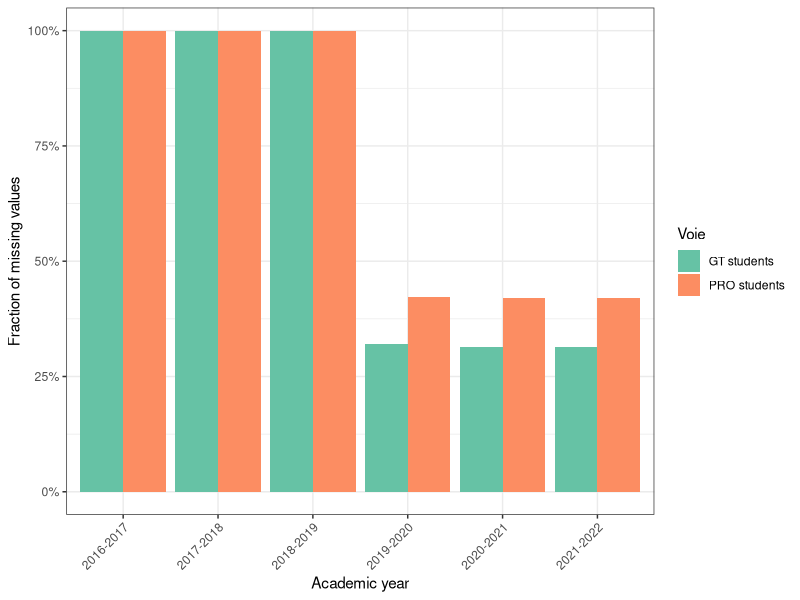
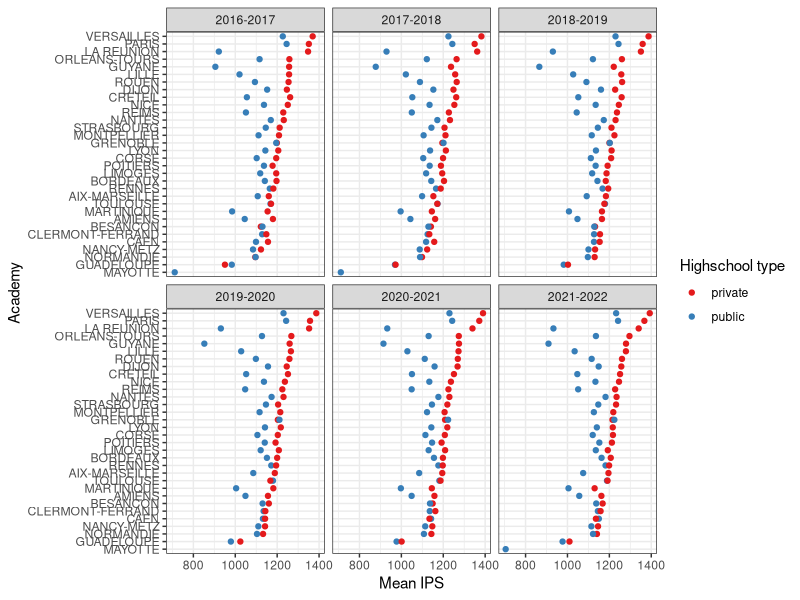
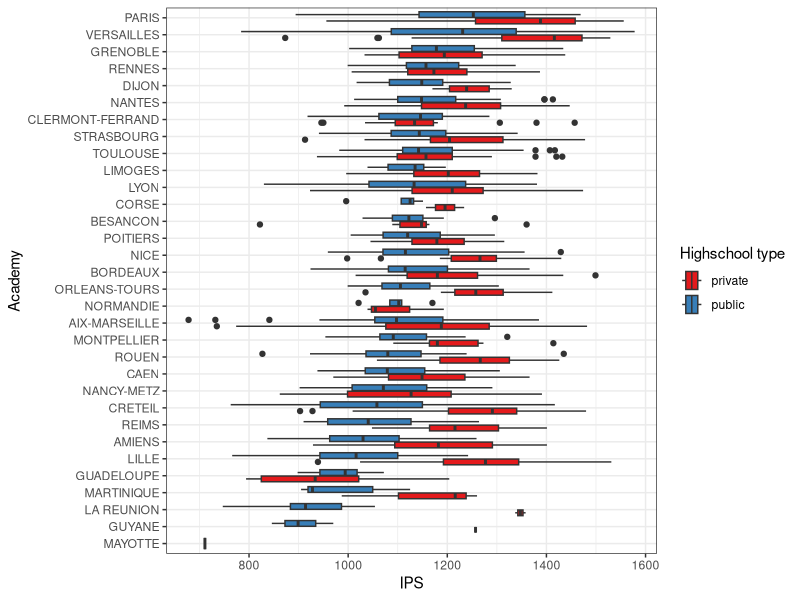
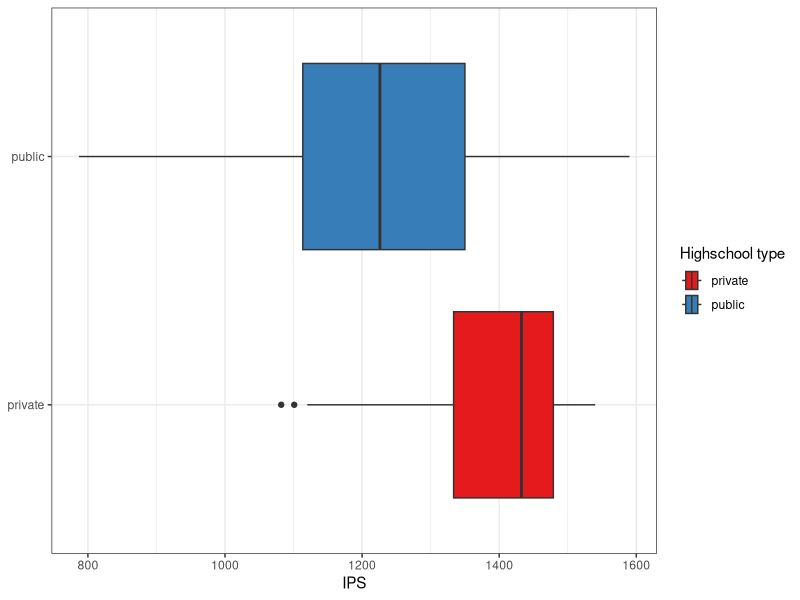
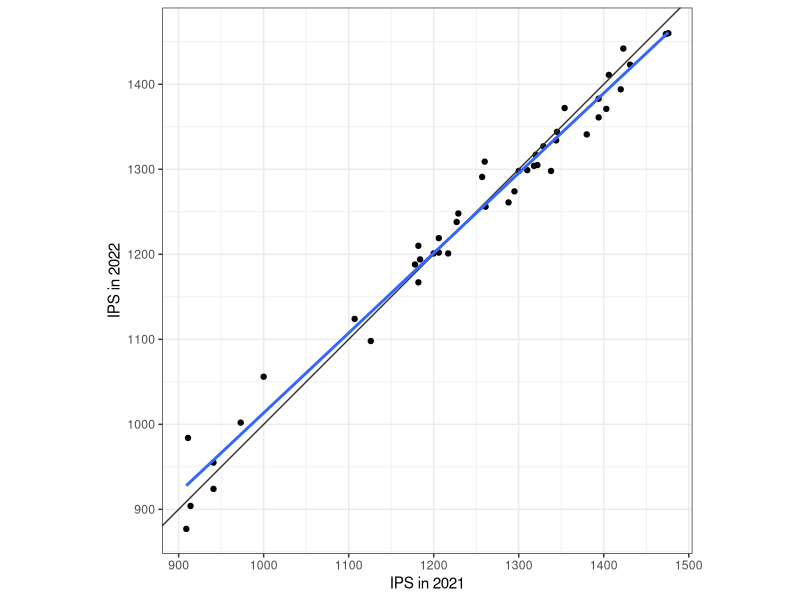
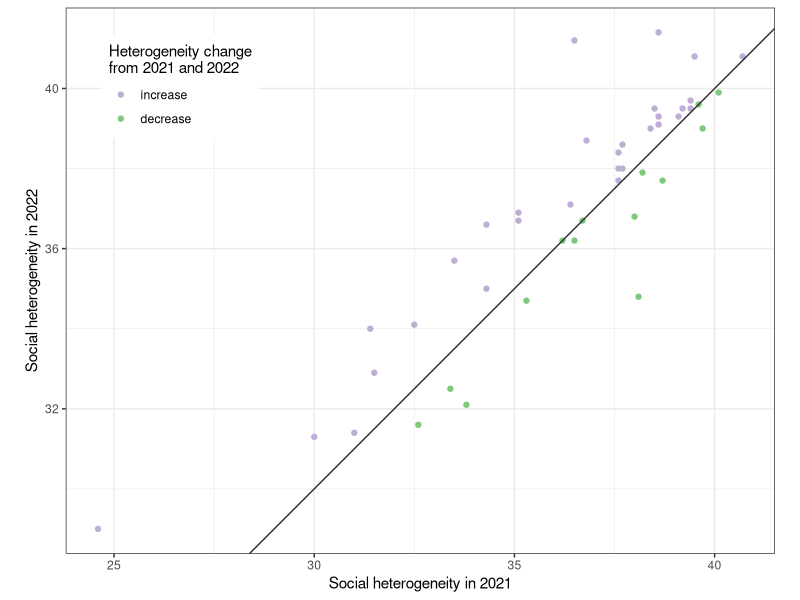
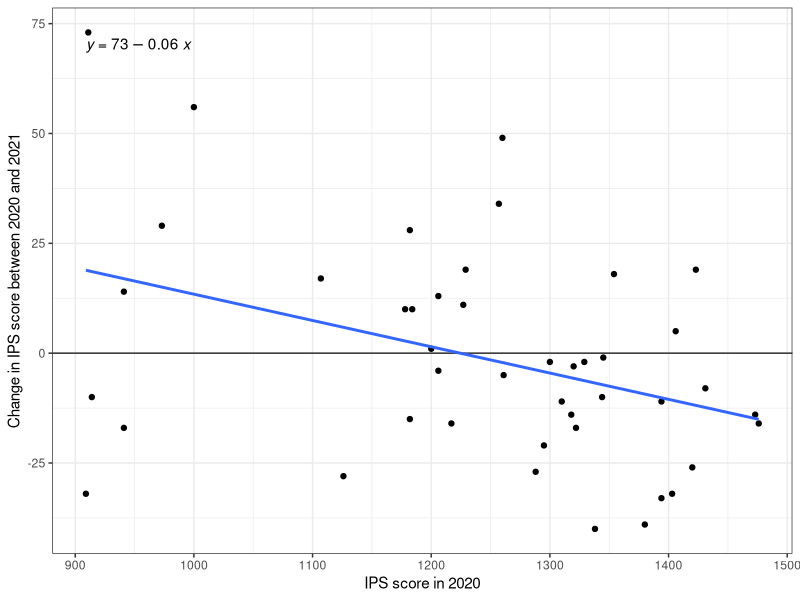
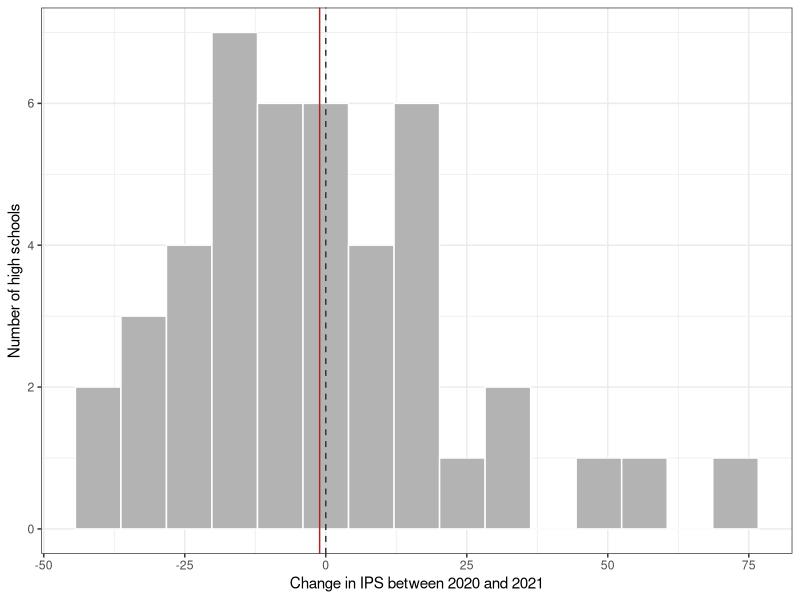

Source code (R) for these figures, in order:
## ---- chunk 1
#| label: setup
#| include: false
## Do not edit this chunck
knitr::opts_chunk$set(echo = TRUE, include = TRUE)
## ---- chunk 2
#| label: eval
#| message: false
library(tidyverse)
## ---- chunk 3
#| label: import
#| message: false
ips_data <- readr::read_tsv("data/ips_data.tsv")
academy_data <- readr::read_tsv("data/academy_data.tsv")
## ---- chunk 4
#| label: missing-ips
## IPS score
ips_data |> 
  ## extract records with missing IPS 
  filter(is.na(IPS)) |> 
  ## extract high schools in the subset
  pull(Institution_ID) |> 
  ## count the number of distinct high schools
  n_distinct()
## ---- chunk 5
#| label: missing-gt-pro
## IPS gt score
ips_data |> filter(is.na(IPS_gt)) |> distinct(Institution_ID) |> nrow()
## IPS pro score
ips_data |> filter(is.na(IPS_pro)) |> distinct(Institution_ID) |> nrow()
## ---- chunk 6
#| label: sanity-check
ips_data |> filter(is.na(IPS_gt) & is.na(IPS_pro))
## ---- chunk 7
#| label: tbl-frac-missing
#| tbl-cap: "Fraction of missing values for `IPS_sd_gt` and `IPS_sd_pro` by academic year."
ips_data |> 
  ## Group the data by year
  group_by(Academic_Year) |> 
  ## Compute the fraction of missing values
  summarize(frac_na_sd_gt = mean(is.na(IPS_sd_gt)), 
            frac_na_sd_pro = mean(is.na(IPS_sd_pro)))
## ---- chunk 8
#| label: fig-frac-missing
#| fig-cap: "Fraction of high schools with a missing `IPS_sd_gt` / `IPS_sd_pro` value by academic year."
#| fig-width: 8
#| fig-height: 4
ips_data |> 
  ## pivot the two sd columns into a single long variable
  pivot_longer(cols = c(IPS_sd_gt, IPS_sd_pro), 
               names_to = "metric", values_to = "value") |> 
  ## fraction of missing values per year and metric
  summarize(frac_missing = mean(is.na(value)), .by = c(Academic_Year, metric)) |> 
  ## label the metrics more clearly
  mutate(metric = recode(metric, IPS_sd_gt = "GT students", IPS_sd_pro = "PRO students")) |> 
  ggplot(aes(x = Academic_Year, y = frac_missing, fill = metric)) + 
  geom_col(position = position_dodge()) + 
  scale_fill_brewer(name = "Voie", palette = "Set2") + 
  scale_y_continuous(labels = scales::percent) + 
  labs(x = "Academic year", y = "Fraction of missing values") + 
  theme_bw() + 
  theme(axis.text.x = element_text(angle = 45, hjust = 1))
## ---- chunk 9
#| label: count-names
academy_data |> 
  ## Group records by high schools
  group_by(Institution_ID) |> 
  ## Count number of different names for each school
  summarize(n_names = n_distinct(Institution)) |> 
  ## Keep only high schools with more than one name
  filter(n_names > 1) |> 
  ## Count the number of high schools
  nrow()
## ---- chunk 10
#| label: naive-records
academy_data |> 
  ## Number of records for each high school
  count(Institution_ID, name = "n_records") |> 
  filter(n_records > 1) |> 
  nrow()
## ---- chunk 11
#| label: tbl-school-name
#| tbl-cap: "Multiple records for the same high school (ID 0140004D) due to an academy name change."
academy_data |> filter(Institution_ID == "0140004D") |> 
  knitr::kable()
## ---- chunk 12
#| label: dedup
academy_data <- academy_data |> 
  group_by(Institution_ID) |> 
  ## select the first record (in each group)
  slice(1)
## ---- chunk 13
#| label: join
data <- inner_join(ips_data, academy_data, by = "Institution_ID") |> 
  arrange(Academic_Year, Dept, Institution)
## ---- chunk 14
#| label: tbl-henri-iv
#| tbl-cap: "Records of the Parisian high school *LYCEE GENERAL HENRI IV* across the six academic years."
data |> 
  mutate(row_number = row_number()) |> 
  filter(Institution == "LYCEE GENERAL HENRI IV", Dept == "PARIS") |> 
  select(row_number, Academic_Year, Institution, Dept)
## ---- chunk 15
#| label: public-type
data <- data |> 
  mutate(public_type = case_when(
    ## Scores available for both GT and PRO students, the school is mixed
    !is.na(IPS_gt) & !is.na(IPS_pro) ~ "mixed", 
    ## Scores available for GT students only, the school is gt
    !is.na(IPS_gt)                   ~ "gt", 
    ## Scores available for PRO students, the school is pro
    !is.na(IPS_pro)                  ~ "pro", 
  ))
## ---- chunk 16
#| label: recode-sector
data <- data |> 
  mutate(Sector = if_else(Sector == "privé sous contrat", "private", "public"))
## ---- chunk 17
#| label: nrow-check
nrow(data)
nrow(data) - nrow(ips_data) ## = 0
## ---- chunk 18
#| label: n-academies
data |> pull(Institution_ID) |> n_distinct() 
## ---- chunk 19
#| label: full-records
data |> 
  ## number of records per high schools
  count(Institution_ID) |> 
  ## Keep only high schools with 6 records
  filter(n == 6) |> 
  ## How many are there
  nrow()
## ---- chunk 20
#| label: paris-data
paris_data <- data |> 
  ## select parisian high schools from the public sector
  filter(Dept == "PARIS", Sector == "public") |> 
  ## add number of record and public type for each high school
  group_by(Institution_ID) |> 
  mutate(is_gt = all(public_type == "gt"), 
         n_records = n()) |> 
  ## keep only the requested high schools
  filter(is_gt, n_records == 6) |> 
  ## remove uninformative colmuns
  select(-Dept, -Dept_code, - Sector, -IPS, -IPS_pro, -IPS_sd_pro, -public_type, -is_gt, -n_records)
## ---- chunk 21
#| label: fig-ips-mean
#| fig-cap: "Mean IPS by academy and academic year for GT high schools, split by sector."
#| fig-width: 8
#| fig-height: 7
data |> 
  ## Compute the plot data
  filter(public_type == "gt") |> 
  summarize(IPS_mean = mean(IPS), .by = c(Academy, Academic_Year, Sector)) |> 
  ## Order the academy by decreasing IPS score to improve plot
  mutate(Academy = fct_reorder(Academy, IPS_mean, max)) |> 
  ## Plot the data as requested
  ggplot(aes(y = Academy, x = IPS_mean, color = Sector)) + 
  geom_point() + 
  facet_wrap(~Academic_Year) + 
  ## Better legend and axes title. 
  ## NB: `Sector` has 2 discrete levels (alphabetical order: "private", 
  ## "public"), so the same palette is assigned in the same order in every 
  ## figure below to keep colours consistent across figures.
  scale_color_brewer(name = "Highschool type", palette = "Set1", 
                     breaks = c("private", "public")) + 
  labs(x = "Mean IPS", y = "Academy") + 
  theme_bw()
## ---- chunk 22
#| label: fig-ips-spread
#| fig-cap: "Spread of IPS scores in 2016-2017 for GT high schools by academy and sector."
#| fig-width: 8
#| fig-height: 7
data |> 
  ## select a subset of the data
  filter(public_type == "gt", Academic_Year == "2016-2017") |> 
  ## Order the academy by decreasing median public schools IPS: advanced stuff
  mutate(Academy = fct_reorder2(
    Academy, IPS, Sector, 
    .fun = function(IPS, Sector) { median(IPS[Sector == "public"]) }, 
    .desc = FALSE)) |> 
  ## Plot the data 
  ggplot(aes(y = Academy, x = IPS, fill = Sector)) + 
  geom_boxplot() + 
  ## Better legend and axes labels. Palette matches @fig-ips-mean (Set1).
  scale_fill_brewer(name = "Highschool type", palette = "Set1", 
                    breaks = c("private", "public")) + 
  labs(x = "IPS", y = "Academy")  + 
  theme_bw()
## ---- chunk 23
#| label: t-test-versailles
versailles_data <- data |> 
  filter(Academy == "VERSAILLES", Academic_Year == "2021-2022", public_type == "gt")
t.test(IPS ~ Sector, data = versailles_data, alternative = "greater")
## ---- chunk 24
#| label: fig-versailles-box
#| fig-cap: "Distribution of IPS in 2021-2022 in the Academy of Versailles for GT high schools, by sector."
#| fig-width: 6
#| fig-height: 4
versailles_data |> 
  ggplot(aes(y = Sector, x = IPS, fill = Sector)) + 
  geom_boxplot() + 
  ## Same palette as @fig-ips-mean and @fig-ips-spread for consistency
  scale_fill_brewer(name = "Highschool type", palette = "Set1", 
                    breaks = c("private", "public")) + 
  labs(x = "IPS", y = NULL) + 
  theme_bw()
## ---- chunk 25
#| label: pivot
paris_data <- paris_data |> 
  filter(Academic_Year %in% c("2020-2021", "2021-2022")) |> 
  pivot_longer(cols = IPS_gt:IPS_sd_gt, 
               names_to  = "IPS_metric", 
               values_to = "Value") |> 
  pivot_wider(values_from = Value, names_from = Academic_Year)
## ---- chunk 26
#| label: fig-ips-score-shift
#| fig-cap: "IPS score of 2021-2022 against 2020-2021 for Parisian public GT high schools."
ggplot(paris_data |> filter(IPS_metric == "IPS_gt"), 
       aes(x = `2020-2021`, `2021-2022`)) + 
  geom_point() + 
  geom_abline(slope = 1, intercept = 0, color = "grey20") + 
  geom_smooth(method = "lm", se = FALSE) + 
  labs(x = "IPS in 2021", y = "IPS in 2022") + 
  coord_equal() + 
  theme_bw()
## ---- chunk 27
#| label: fig-hetero-shift
#| fig-cap: "Social heterogeneity score of 2021-2022 against 2020-2021 for Parisian public GT high schools."
ggplot(paris_data |> filter(IPS_metric == "IPS_sd_gt"), 
       aes(x = `2020-2021`, `2021-2022`)) + 
  geom_point(aes(color = `2021-2022` > `2020-2021`)) + 
  geom_abline(slope = 1, intercept = 0, color = "grey20") + 
  labs(x = "Social heterogeneity in 2021", y = "Social heterogeneity in 2022") + 
  scale_color_brewer(name = "Heterogeneity change\nfrom 2021 and 2022", 
                     labels = c("decrease", "increase"), 
                     type = "qual", 
                     guide = guide_legend(reverse = TRUE)) + 
  coord_equal() + 
  theme_bw() + 
  theme(legend.position = "inside", 
        legend.position.inside = c(0.05, 0.95), 
        legend.justification = c(0, 1))
## ---- chunk 28
#| label: add-change
paris_data <- paris_data |> 
  mutate(change = `2021-2022` - `2020-2021`)
## ---- chunk 29
#| label: lm-model
model <- lm(
  change ~ `2020-2021`, 
  data = paris_data |> filter(IPS_metric == "IPS_gt")
)
summary(model)
## ---- chunk 30
#| label: fig-regression
#| fig-cap: "Change in IPS score between 2020-2021 and 2021-2022 against the 2020-2021 IPS score, with fitted linear model."
ggplot(paris_data |> filter(IPS_metric == "IPS_gt"), 
       aes(x = `2020-2021`, change)) + 
  geom_point() + 
  geom_abline(slope = 0, intercept = 0, color = "grey20") + 
  geom_smooth(method = "lm", se = FALSE) + 
  ggpubr::stat_regline_equation() + 
  labs(x = "IPS score in 2020", y = "Change in IPS score between 2020 and 2021") + 
  theme_bw()
## ---- chunk 31
#| label: fig-ips-change-dist
#| fig-cap: "Distribution of the change in IPS between 2020-2021 and 2021-2022 for Parisian public GT high schools."
#| fig-width: 6
#| fig-height: 4
paris_data |> 
  filter(IPS_metric == "IPS_gt") |> 
  ggplot(aes(x = change)) + 
  geom_histogram(bins = 15, fill = "grey70", color = "white") + 
  geom_vline(xintercept = 0, color = "grey20", linetype = "dashed") + 
  geom_vline(xintercept = mean(paris_data$change[paris_data$IPS_metric == "IPS_gt"]), 
             color = "firebrick") + 
  labs(x = "Change in IPS between 2020 and 2021", y = "Number of high schools") + 
  theme_bw()
## ---- chunk 32
#| label: t-test-heterogeneity
sd_change <- paris_data |> 
  filter(IPS_metric == "IPS_sd_gt") |> 
  pull(change)
t.test(x = sd_change, mu = 0, alternative = "greater")
## ---- chunk 33
#| label: fig-hetero-change-dist
#| fig-cap: "Distribution of the change in social heterogeneity between 2020-2021 and 2021-2022 for Parisian public GT high schools."
#| fig-width: 6
#| fig-height: 4
paris_data |> 
  filter(IPS_metric == "IPS_sd_gt") |> 
  ggplot(aes(x = change)) + 
  geom_histogram(bins = 15, fill = "grey70", color = "white") + 
  geom_vline(xintercept = 0, color = "grey20", linetype = "dashed") + 
  geom_vline(xintercept = mean(sd_change), color = "firebrick") + 
  labs(x = "Change in social heterogeneity between 2020 and 2021", 
       y = "Number of high schools") + 
  theme_bw()
